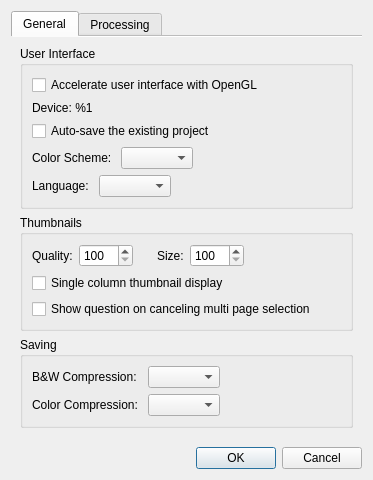
<?xml version="1.0" encoding="UTF-8"?>
<ui version="4.0">
 <class>SettingsDialog</class>
 <widget class="QDialog" name="SettingsDialog">
  <property name="geometry">
   <rect>
    <x>0</x>
    <y>0</y>
    <width>337</width>
    <height>442</height>
   </rect>
  </property>
  <property name="windowTitle">
   <string>Settings</string>
  </property>
  <layout class="QVBoxLayout" name="verticalLayout">
   <item>
    <widget class="QTabWidget" name="tabWidget">
     <property name="currentIndex">
      <number>0</number>
     </property>
     <property name="documentMode">
      <bool>true</bool>
     </property>
     <widget class="QWidget" name="tab">
      <attribute name="title">
       <string>General</string>
      </attribute>
      <layout class="QVBoxLayout" name="verticalLayout_4">
       <item>
        <widget class="QGroupBox" name="groupBox">
         <property name="title">
          <string>User Interface</string>
         </property>
         <layout class="QVBoxLayout" name="verticalLayout_2">
          <item>
           <widget class="QCheckBox" name="enableOpenglCb">
            <property name="text">
             <string>Accelerate user interface with OpenGL</string>
            </property>
           </widget>
          </item>
          <item>
           <widget class="QLabel" name="openglDeviceLabel">
            <property name="text">
             <string>Device: %1</string>
            </property>
           </widget>
          </item>
          <item>
           <widget class="QCheckBox" name="autoSaveProjectCB">
            <property name="text">
             <string>Auto-save the existing project</string>
            </property>
           </widget>
          </item>
          <item>
           <layout class="QHBoxLayout" name="horizontalLayout">
            <item>
             <widget class="QLabel" name="colorSchemeLabel">
              <property name="text">
               <string>Color Scheme: </string>
              </property>
             </widget>
            </item>
            <item>
             <widget class="QComboBox" name="colorSchemeBox"/>
            </item>
            <item>
             <spacer name="horizontalSpacer">
              <property name="orientation">
               <enum>Qt::Horizontal</enum>
              </property>
              <property name="sizeHint" stdset="0">
               <size>
                <width>1</width>
                <height>1</height>
               </size>
              </property>
             </spacer>
            </item>
           </layout>
          </item>
          <item>
           <layout class="QHBoxLayout" name="horizontalLayout_4">
            <item>
             <widget class="QLabel" name="languageLabel">
              <property name="text">
               <string>Language: </string>
              </property>
             </widget>
            </item>
            <item>
             <widget class="QComboBox" name="languageBox"/>
            </item>
            <item>
             <spacer name="horizontalSpacer_4">
              <property name="orientation">
               <enum>Qt::Horizontal</enum>
              </property>
              <property name="sizeHint" stdset="0">
               <size>
                <width>1</width>
                <height>1</height>
               </size>
              </property>
             </spacer>
            </item>
           </layout>
          </item>
         </layout>
         <zorder>enableOpenglCb</zorder>
         <zorder>autoSaveProjectCB</zorder>
         <zorder>openglDeviceLabel</zorder>
        </widget>
       </item>
       <item>
        <widget class="QGroupBox" name="thumbnailsParams">
         <property name="title">
          <string>Thumbnails</string>
         </property>
         <layout class="QVBoxLayout" name="verticalLayout_7">
          <item>
           <layout class="QHBoxLayout" name="horizontalLayout_8">
            <item>
             <layout class="QHBoxLayout" name="horizontalLayout_9">
              <item>
               <widget class="QLabel" name="thumbnailQualityLabel">
                <property name="text">
                 <string>Quality:</string>
                </property>
               </widget>
              </item>
              <item>
               <widget class="QSpinBox" name="thumbnailQualitySB">
                <property name="toolTip">
                 <string>The pixel size of the thumbnail image. The default value is 200.</string>
                </property>
                <property name="minimum">
                 <number>100</number>
                </property>
                <property name="maximum">
                 <number>1500</number>
                </property>
                <property name="singleStep">
                 <number>25</number>
                </property>
               </widget>
              </item>
             </layout>
            </item>
            <item>
             <spacer name="horizontalSpacer_7">
              <property name="orientation">
               <enum>Qt::Horizontal</enum>
              </property>
              <property name="sizeType">
               <enum>QSizePolicy::Fixed</enum>
              </property>
              <property name="sizeHint" stdset="0">
               <size>
                <width>18</width>
                <height>1</height>
               </size>
              </property>
             </spacer>
            </item>
            <item>
             <layout class="QHBoxLayout" name="horizontalLayout_10">
              <item>
               <widget class="QLabel" name="thumbnailSizeLabel">
                <property name="text">
                 <string>Size:</string>
                </property>
               </widget>
              </item>
              <item>
               <widget class="QSpinBox" name="thumbnailSizeSB">
                <property name="toolTip">
                 <string>The thumbnail size in the view. The default value is 250.</string>
                </property>
                <property name="minimum">
                 <number>100</number>
                </property>
                <property name="maximum">
                 <number>2000</number>
                </property>
                <property name="singleStep">
                 <number>25</number>
                </property>
               </widget>
              </item>
             </layout>
            </item>
            <item>
             <spacer name="horizontalSpacer_8">
              <property name="orientation">
               <enum>Qt::Horizontal</enum>
              </property>
              <property name="sizeHint" stdset="0">
               <size>
                <width>1</width>
                <height>1</height>
               </size>
              </property>
             </spacer>
            </item>
           </layout>
          </item>
          <item>
           <widget class="QCheckBox" name="singleColumnThumbnailsCB">
            <property name="text">
             <string>Single column thumbnail display</string>
            </property>
           </widget>
          </item>
          <item>
           <widget class="QCheckBox" name="cancelingSelectionQuestionCB">
            <property name="text">
             <string>Show question on canceling multi page selection</string>
            </property>
           </widget>
          </item>
         </layout>
        </widget>
       </item>
       <item>
        <widget class="QGroupBox" name="groupBox_2">
         <property name="title">
          <string>Saving</string>
         </property>
         <layout class="QHBoxLayout" name="horizontalLayout_2">
          <item>
           <layout class="QGridLayout" name="gridLayout">
            <item row="0" column="0">
             <widget class="QLabel" name="tiffCompressionBWLabel">
              <property name="text">
               <string>B&amp;W Compression: </string>
              </property>
             </widget>
            </item>
            <item row="0" column="1">
             <widget class="QComboBox" name="tiffCompressionBWBox"/>
            </item>
            <item row="1" column="0">
             <widget class="QLabel" name="tiffCompressionColorLabel">
              <property name="text">
               <string>Color Compression: </string>
              </property>
             </widget>
            </item>
            <item row="1" column="1">
             <widget class="QComboBox" name="tiffCompressionColorBox"/>
            </item>
           </layout>
          </item>
          <item>
           <spacer name="horizontalSpacer_2">
            <property name="orientation">
             <enum>Qt::Horizontal</enum>
            </property>
            <property name="sizeHint" stdset="0">
             <size>
              <width>1</width>
              <height>1</height>
             </size>
            </property>
           </spacer>
          </item>
         </layout>
        </widget>
       </item>
       <item>
        <spacer name="verticalSpacer_2">
         <property name="orientation">
          <enum>Qt::Vertical</enum>
         </property>
         <property name="sizeHint" stdset="0">
          <size>
           <width>20</width>
           <height>0</height>
          </size>
         </property>
        </spacer>
       </item>
      </layout>
     </widget>
     <widget class="QWidget" name="tab_2">
      <attribute name="title">
       <string>Processing</string>
      </attribute>
      <layout class="QVBoxLayout" name="verticalLayout_5">
       <item>
        <widget class="QGroupBox" name="groupBox_4">
         <property name="title">
          <string>White on black detection</string>
         </property>
         <layout class="QVBoxLayout" name="verticalLayout_6" stretch="0,0">
          <item>
           <widget class="QCheckBox" name="blackOnWhiteDetectionCB">
            <property name="toolTip">
             <string>Auto detect pages with light content on dark background. The corrections to all the auto algorithms are made for such pages.</string>
            </property>
            <property name="text">
             <string>Auto detect light content on dark background</string>
            </property>
           </widget>
          </item>
          <item>
           <widget class="QCheckBox" name="blackOnWhiteDetectionAtOutputCB">
            <property name="toolTip">
             <string>Whether to use auto detection at the output stage. The wrong result can be changed manually in the output filter options.</string>
            </property>
            <property name="text">
             <string>Use auto detection at the output stage</string>
            </property>
           </widget>
          </item>
         </layout>
        </widget>
       </item>
       <item>
        <widget class="QGroupBox" name="groupBox_5">
         <property name="title">
          <string>Content detection</string>
         </property>
         <layout class="QVBoxLayout" name="verticalLayout_8">
          <item>
           <widget class="QCheckBox" name="contentDetectionIgnorePageBoxCB">
            <property name="toolTip">
             <string>Search the whole image for content instead of only the area inside the page box. Useful when the page box cuts off content. The detected content box is still clipped to the page box afterwards. Re-run the Select Content stage to apply this to already processed pages.</string>
            </property>
            <property name="text">
             <string>Detect content independently of the page box</string>
            </property>
           </widget>
          </item>
         </layout>
        </widget>
       </item>
       <item>
        <widget class="QGroupBox" name="groupBox_3">
         <property name="title">
          <string>Deviation</string>
         </property>
         <layout class="QVBoxLayout" name="verticalLayout_3">
          <item>
           <widget class="QCheckBox" name="highlightDeviationCB">
            <property name="text">
             <string>Highlight the thumbnails of pages with high deviation</string>
            </property>
           </widget>
          </item>
          <item>
           <widget class="QGroupBox" name="deviationParams">
            <property name="title">
             <string>Params</string>
            </property>
            <layout class="QHBoxLayout" name="horizontalLayout_3">
             <item>
              <layout class="QGridLayout" name="gridLayout_2">
               <item row="0" column="0">
                <widget class="QLabel" name="deskewDeviationLabel">
                 <property name="text">
                  <string>Deskew:</string>
                 </property>
                </widget>
               </item>
               <item row="1" column="0">
                <widget class="QLabel" name="selectContentDeviationLabel">
                 <property name="text">
                  <string>Select content:</string>
                 </property>
                </widget>
               </item>
               <item row="1" column="1">
                <widget class="QDoubleSpinBox" name="selectContentDeviationCoefSB">
                 <property name="toolTip">
                  <string>Deviation multiplier: a higher value means lower sensivity.</string>
                 </property>
                 <property name="minimum">
                  <double>0.100000000000000</double>
                 </property>
                 <property name="maximum">
                  <double>9.990000000000000</double>
                 </property>
                 <property name="singleStep">
                  <double>0.050000000000000</double>
                 </property>
                </widget>
               </item>
               <item row="2" column="0">
                <widget class="QLabel" name="marginsDeviationLabel">
                 <property name="text">
                  <string>Margins:</string>
                 </property>
                </widget>
               </item>
               <item row="0" column="1">
                <widget class="QDoubleSpinBox" name="deskewDeviationCoefSB">
                 <property name="toolTip">
                  <string>Deviation multiplier: a higher value means lower sensivity.</string>
                 </property>
                 <property name="minimum">
                  <double>0.100000000000000</double>
                 </property>
                 <property name="maximum">
                  <double>9.990000000000000</double>
                 </property>
                 <property name="singleStep">
                  <double>0.050000000000000</double>
                 </property>
                </widget>
               </item>
               <item row="0" column="2">
                <widget class="QDoubleSpinBox" name="deskewDeviationThresholdSB">
                 <property name="toolTip">
                  <string>The minimum deviation to be highlighted.</string>
                 </property>
                 <property name="decimals">
                  <number>1</number>
                 </property>
                 <property name="maximum">
                  <double>999.000000000000000</double>
                 </property>
                 <property name="singleStep">
                  <double>1.000000000000000</double>
                 </property>
                </widget>
               </item>
               <item row="1" column="2">
                <widget class="QDoubleSpinBox" name="selectContentDeviationThresholdSB">
                 <property name="toolTip">
                  <string>The minimum deviation to be highlighted.</string>
                 </property>
                 <property name="decimals">
                  <number>1</number>
                 </property>
                 <property name="maximum">
                  <double>999.000000000000000</double>
                 </property>
                 <property name="singleStep">
                  <double>1.000000000000000</double>
                 </property>
                </widget>
               </item>
               <item row="2" column="1">
                <widget class="QDoubleSpinBox" name="marginsDeviationCoefSB">
                 <property name="toolTip">
                  <string>Deviation multiplier: a higher value means lower sensivity.</string>
                 </property>
                 <property name="minimum">
                  <double>0.100000000000000</double>
                 </property>
                 <property name="maximum">
                  <double>9.990000000000000</double>
                 </property>
                 <property name="singleStep">
                  <double>0.050000000000000</double>
                 </property>
                </widget>
               </item>
               <item row="2" column="2">
                <widget class="QDoubleSpinBox" name="marginsDeviationThresholdSB">
                 <property name="toolTip">
                  <string>The minimum deviation to be highlighted.</string>
                 </property>
                 <property name="decimals">
                  <number>1</number>
                 </property>
                 <property name="maximum">
                  <double>999.000000000000000</double>
                 </property>
                 <property name="singleStep">
                  <double>1.000000000000000</double>
                 </property>
                </widget>
               </item>
              </layout>
             </item>
             <item>
              <spacer name="horizontalSpacer_3">
               <property name="orientation">
                <enum>Qt::Horizontal</enum>
               </property>
               <property name="sizeHint" stdset="0">
                <size>
                 <width>1</width>
                 <height>1</height>
                </size>
               </property>
              </spacer>
             </item>
            </layout>
           </widget>
          </item>
         </layout>
        </widget>
       </item>
       <item>
        <spacer name="verticalSpacer">
         <property name="orientation">
          <enum>Qt::Vertical</enum>
         </property>
         <property name="sizeHint" stdset="0">
          <size>
           <width>20</width>
           <height>0</height>
          </size>
         </property>
        </spacer>
       </item>
      </layout>
     </widget>
    </widget>
   </item>
   <item>
    <widget class="QDialogButtonBox" name="buttonBox">
     <property name="orientation">
      <enum>Qt::Horizontal</enum>
     </property>
     <property name="standardButtons">
      <set>QDialogButtonBox::Cancel|QDialogButtonBox::Ok</set>
     </property>
    </widget>
   </item>
  </layout>
 </widget>
 <resources/>
 <connections>
  <connection>
   <sender>buttonBox</sender>
   <signal>accepted()</signal>
   <receiver>SettingsDialog</receiver>
   <slot>accept()</slot>
   <hints>
    <hint type="sourcelabel">
     <x>248</x>
     <y>254</y>
    </hint>
    <hint type="destinationlabel">
     <x>157</x>
     <y>274</y>
    </hint>
   </hints>
  </connection>
  <connection>
   <sender>buttonBox</sender>
   <signal>rejected()</signal>
   <receiver>SettingsDialog</receiver>
   <slot>reject()</slot>
   <hints>
    <hint type="sourcelabel">
     <x>316</x>
     <y>260</y>
    </hint>
    <hint type="destinationlabel">
     <x>286</x>
     <y>274</y>
    </hint>
   </hints>
  </connection>
 </connections>
</ui>
